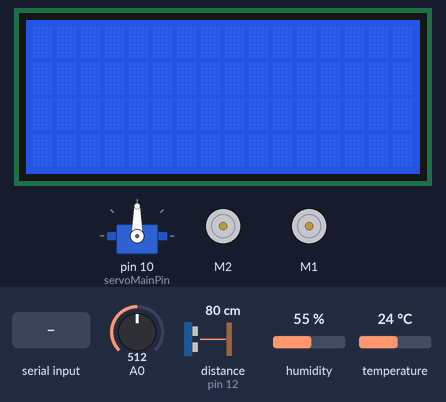
Bench run of a sketch on a simulated Arduino Uno, built with avr-gcc and run on an emulated ATmega328P. Parts: servo, 2 × DC motor (green arrow = forward, orange = backward, longer = faster), 16×4 character LCD. The test bench sets the inputs (shaded band); at power-on: distance to the obstacle (sensor on pin 12) 80 cm, humidity 55 %, A0 = 512, temperature 24 °C. The echo pulse lasts 58.3 µs per cm; what the sketch prints to the serial monitor is not drawn.

Above: at 3.2 s.
3.3 s: "0" received over Serial
At 4.7 s:
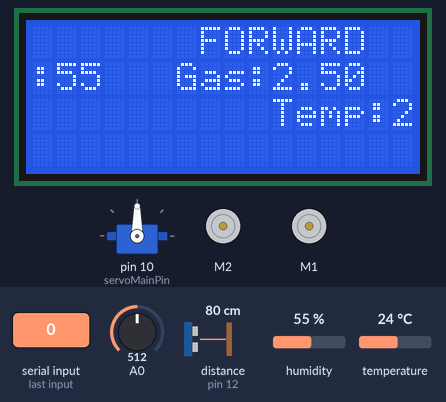
5.5 s: distance to the obstacle (sensor on pin 12) set to 18 cm
8.5 s: "1" received over Serial
At 9.8 s:
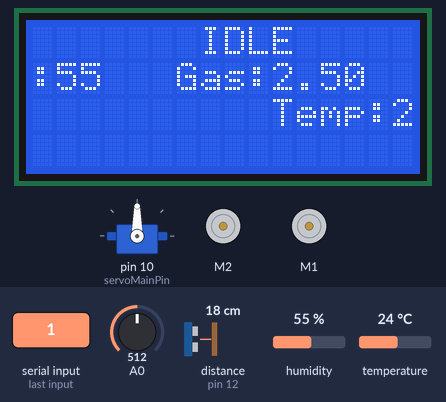
10.6 s: humidity set to 22 %
At 12.5 s:
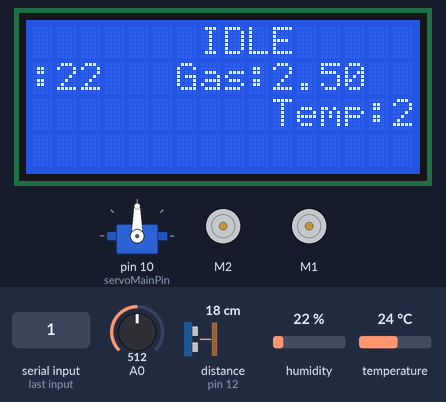
12.8 s: A0 set to 716
At 14.1 s:
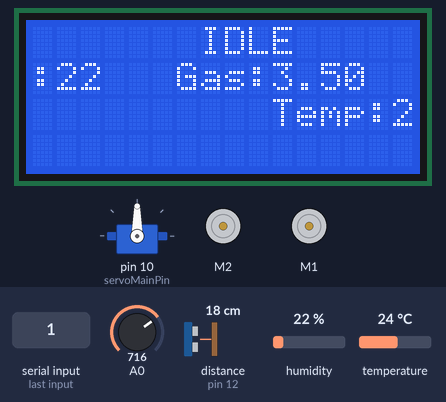
15.0 s: temperature set to 12 °C
At 16.9 s:
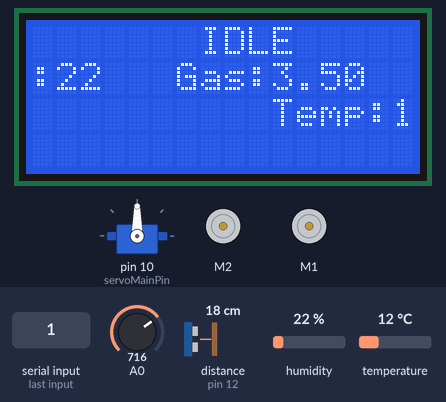
Timing chart, 0 to 18.1 s (numbered marks = the images above; inputs shaded):
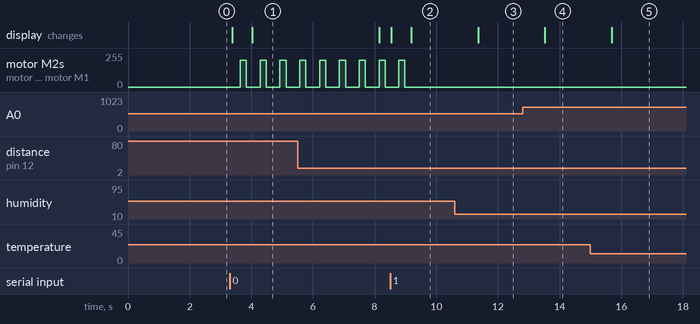

Measured:
- after the input at 3.3 s, motor M2, motor M1: alternates forward 200/255 for 0.20 s and stopped for 0.44 s, starting after 0.34 s; the display: first changes after 0.08 s (image 1 shows a later state)
- after the input at 8.5 s, motor M2, motor M1: goes on until 9.0 s, then stays stopped; the display: first differs from a run without the input after 0.69 s (image 2)
- after the input at 10.6 s, the display: changes after 0.76 s (image 3)
- after the input at 12.8 s, the display: changes after 0.72 s (image 4)
- after the input at 15.0 s, the display: changes after 0.69 s (image 5)

The sketch:

FPTX6CRIPJZN0KI.ino
```cpp
#include <dht.h>
dht DHT;
#include <LiquidCrystal_I2C.h>
#include <Servo.h>
#include <AFMotor.h>
#include <Wire.h>
#include <LiquidCrystal.h>

//tells the arduino what each pin use is connected to
#define trigPin 13
#define echoPin 12
#define servoMainPin 10
#define BACKLIGHT_PIN  7
#define LED_ON  1
#define DHT11_PIN 5


Servo servoMain; // Define our Servo
AF_DCMotor motor2(2, MOTOR12_64KHZ); // create motor #2, 64KHz pwm
AF_DCMotor motor1(1, MOTOR12_64KHZ); // create motor #1, 64KHz pwm
LiquidCrystal_I2C lcd(0x27, 2, 1, 0, 4, 5, 6, 7, 3, POSITIVE); // Addr, En, Rw, Rs, d4, d5, d6, d7, backlighpin, polarity
int i = 0;
int state = 0;

void setup() //Sets each defined pin as an input or output so that the arduino what to expect at each pin
{
  Serial.begin(9600); // set up Serial library at 9600 bps
    servoMain.attach(servoMainPin); // servo on digital pin 10
  pinMode(trigPin, OUTPUT); //Unltrasonic output
  pinMode(echoPin, INPUT); //Ultrasonic input
    motor2.setSpeed(200); // set the speed to 200
    motor1.setSpeed(200); // set the speed to 200
    lcd.begin (16,4); // initialize the lcd
    lcd.setBacklight(LED_ON); // Switch on the backlight
    state = 0;
  delay(2000); //wait 2 seconds
}

//Ping Function to get the distance from the HC-SR04
unsigned long ping()
{
   // Trigger the uSonic sensor (HC-SR04) to send out a ping
   long duration, distance; //Initial Distance measure
   digitalWrite(trigPin, LOW);  // Added this line
     delayMicroseconds(1); // Added this line
   digitalWrite(trigPin, HIGH); //  delayMicroseconds(1000); - Removed this line
     delayMicroseconds(1); // Added this line
   digitalWrite(trigPin, LOW);
   duration = pulseIn(echoPin, HIGH);
   distance = (duration/2) / 29.1;
   delay(100);
   //clearlcd();
   return (distance);
}

//Forward Fuction sets motors to go forward
void forward()
{
      //Serial.println("Forward");
      motor2.setSpeed(200);     // set the speed to 200
      motor1.setSpeed(200);     // set the speed to 200
      motor2.run(FORWARD); // going FORWARD
      motor1.run(FORWARD); // going FORWARD
      delay(200);
      botstopF();
}

//Right Function sets motors for right
void right()
{
      //Serial.println("right");
      motor2.setSpeed(200);     // set the speed to 200
      motor1.setSpeed(200);     // set the speed to 200
      motor2.run(BACKWARD); // going BACKWARD
      motor1.run(FORWARD); // going FORWARD
      delay(200);
      //botstopR();
}

// Left Function sets motors for left
void left()
{
      //Serial.println("left");
      motor2.setSpeed(200);     // set the speed to 200
      motor1.setSpeed(200);     // set the speed to 200
      motor2.run(FORWARD); // going FORWARD
      motor1.run(BACKWARD); // going BACKWARD
      delay(200);
      //botstopL();
}

// Back Fnction sets motors going backwards
void back()
{
      //Serial.println("back");
      motor2.setSpeed(200);     // set the speed to 200
      motor1.setSpeed(200);     // set the speed to 200
      motor2.run(BACKWARD); // going BACKWARD
      motor1.run(BACKWARD); // going BACKWARD
      delay(100);
      botstopB();
}

//Function used to stop motors when going forward
void botstopF()
{
      motor2.setSpeed(0);     // set the speed to 200
      motor1.setSpeed(0);     // set the speed to 200
      motor2.run(FORWARD); // going forward
      motor1.run(FORWARD); // going forward
      delay(100);
}

//Function used to stop motors when going backwards, due to issue with general stop
void botstopB()
{
      motor2.setSpeed(0);     // set the speed to 200
      motor1.setSpeed(0);     // set the speed to 200
      motor2.run(BACKWARD); // going forward
      motor1.run(BACKWARD); // going forward
      delay(100);
}

// Clear the LCD Display
void clearlcd()
{
  lcd.clear();
  lcd.home();
}

// Function to gather DHT11 sensor data for temp, returns reading
unsigned long DHTTemp()
{
  int chk = DHT.read11(DHT11_PIN);
  Serial.println("Temparature ");
  Serial.println(DHT.temperature, 1);
  return (DHT.temperature);
}

// Function to gather DHT11 sensor data for humi, returns reading
unsigned long DHTHum()
{
  int chk = DHT.read11(DHT11_PIN);
  Serial.println("Humidity " );
  Serial.println(DHT.humidity, 1);
  return (DHT.humidity);
}

// Function to gather data from the MQ-2 sensor, converts to voltage returns converted value as float
float MQ2()
{
  float sensor_volt;
  float sensorValue;
    sensorValue = analogRead(A0);
    sensor_volt = sensorValue/1024*5.0;
  Serial.println("MQ-2 Volt: " );
  Serial.println(sensor_volt);
  return (sensor_volt);
}

void loop()
{

  long int forwdis, leftdis, rightdis, temp, hum;
  float gas;

  // Used for connecting bluetooth device through bluetooth module
  if(Serial.available() > 0)
  {
    state = Serial.read();
    Serial.print("I received: ");
    Serial.println(state);
    delay(10);
  }

// When bluetooth connection sends 0 enters this state which is self navigation
if (state == '0')
{
  gas = MQ2(); // Runs MQ2 function saves value in gas
  lcd.setCursor(6,1);
  lcd.print("Gas:"); // Display gas on LCD display
  lcd.print(gas); // Prints gas

  temp = DHTTemp(); // Runs DHTTemp function saves value in temp
  lcd.setCursor(6,2);
  lcd.print("Temp:"); // Displays temp on LCD display
  lcd.print(temp); // Prints temp

  hum = DHTHum(); // Runs DHTHum function save value in hum
  lcd.setCursor(16,2);
  lcd.print("Humi:"); // Displays hum on LCD
  lcd.print(hum); // Prints Hum

  servoMain.write(90); // Centre Servo
  delay(150);
  forwdis = ping(); // Runs Ping fucntion reurns distance saves as forward distance
  Serial.println (forwdis); // Print forward distance

  i++;
  if (i == 8) // Used as LCD screen would ocasionally break, this could clear it fixing problem comment out if no issues
  {
    clearlcd();
    i = 0;
  }

  if (forwdis >= 12) //If the forward dis is greater than 12 cm keep going forward
  {
      forward();
      clearlcd();
      lcd.setCursor(7,0);
      lcd.print("FORWARD"); // Display direction of movment
      lcd.setCursor(12,4);
      lcd.print(forwdis); // Print distance in cm
      lcd.print("CM");
  }

  else if (forwdis < 12)  //If distance is less than 12 cm then
  {
    back();

    // Look left and get left distance
    servoMain.write(165);
    delay(150);
    leftdis = ping();
    Serial.println (leftdis);

    // Look right and get right distance
    servoMain.write(15);
    delay(150);
    rightdis = ping();
    Serial.println (rightdis);

    // Reset servo centre possition
    servoMain.write(90);
    delay(150);

      // If Left distance is greater than right then go left
      if (leftdis > rightdis)
      {
        clearlcd();
        lcd.setCursor(7,0);
        lcd.print("LEFT"); // Display direction of movment
        lcd.setCursor(13,4);
        lcd.print(leftdis); // Print distance in cm
        left();

      }

      // If right distance is greater than left distance go right
      else if (rightdis > leftdis)
      {
        clearlcd();
        lcd.setCursor(7,0);
        lcd.print("RIGHT"); // Display direction of movment
        lcd.setCursor(13,4);
        lcd.print(rightdis); // Print distance in cm
        right();

    }

      // If each are the same then go backwards and clear LCD
      else if (rightdis == leftdis)
      {
        clearlcd();
        back();
      }
  }
}

// If bluetooth connection sends 1 change state into idle mode in this mode motors pause while sensors still read
else if (state == '1')      // If 1 Forwards
    {
      motor2.run(RELEASE);
      motor1.run(RELEASE);

      clearlcd();
        lcd.setCursor(7,0);
        lcd.print("IDLE"); // Display direction of movment
        Serial.println ("IDLE");

      gas = MQ2();
      lcd.setCursor(6,1);
      lcd.print("Gas:");
      lcd.print(gas);

      temp = DHTTemp();
      lcd.setCursor(6,2);
      lcd.print("Temp:");
      lcd.print(temp);

      hum = DHTHum();
      lcd.setCursor(16,2);
      lcd.print("Humi:");
      lcd.print(hum);

      motor2.run(RELEASE);
      motor1.run(RELEASE);
      delay(1000);

    }

}
```
